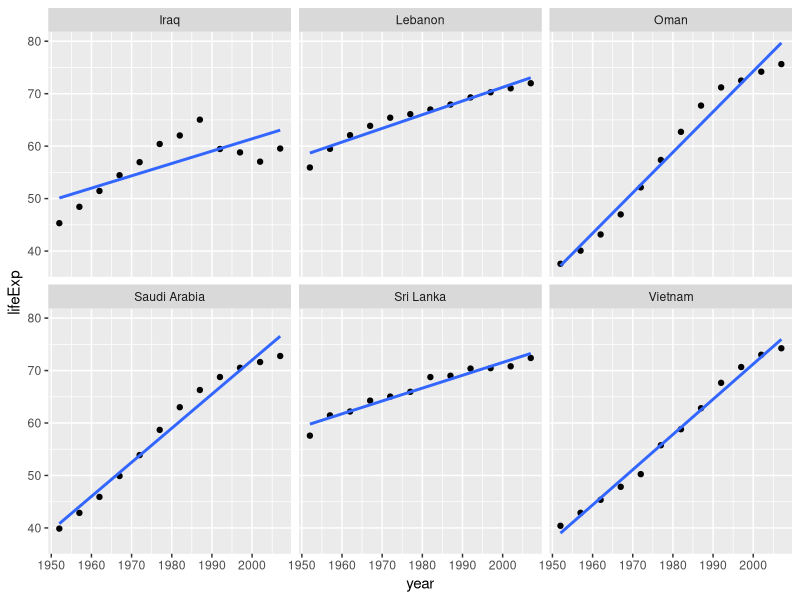
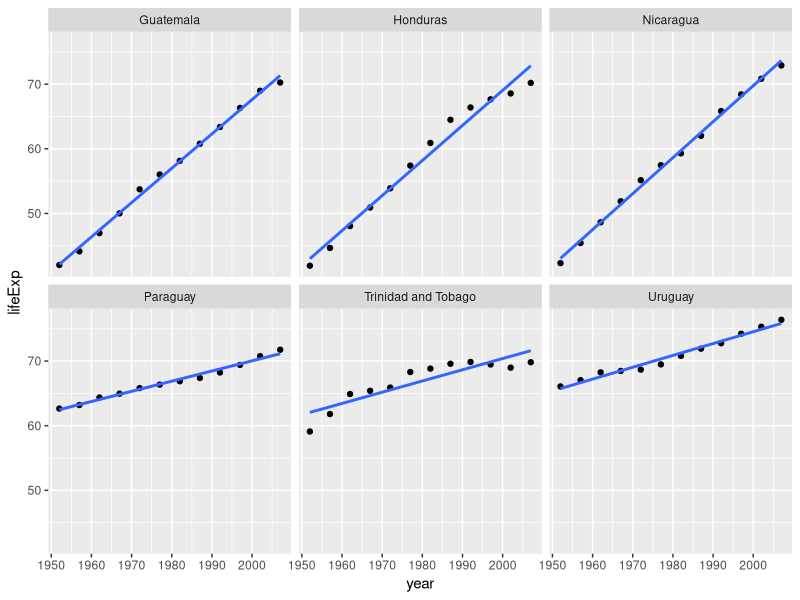
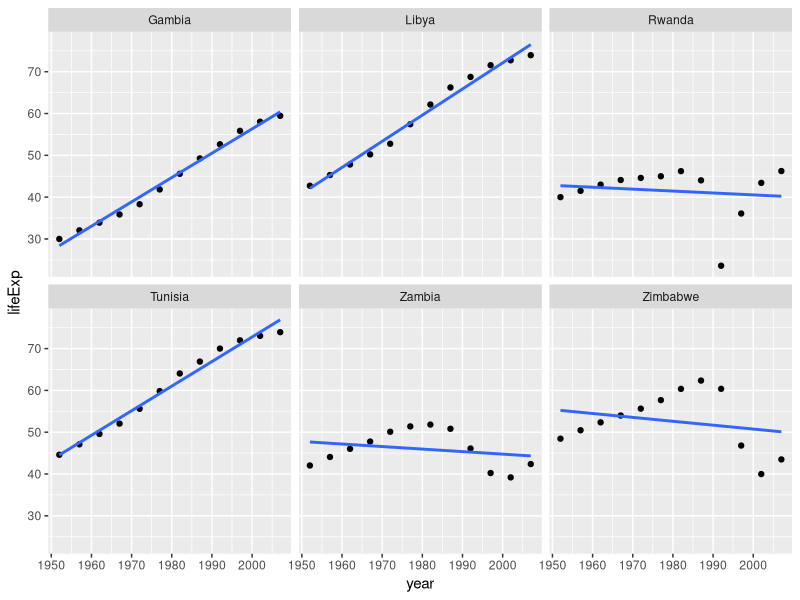
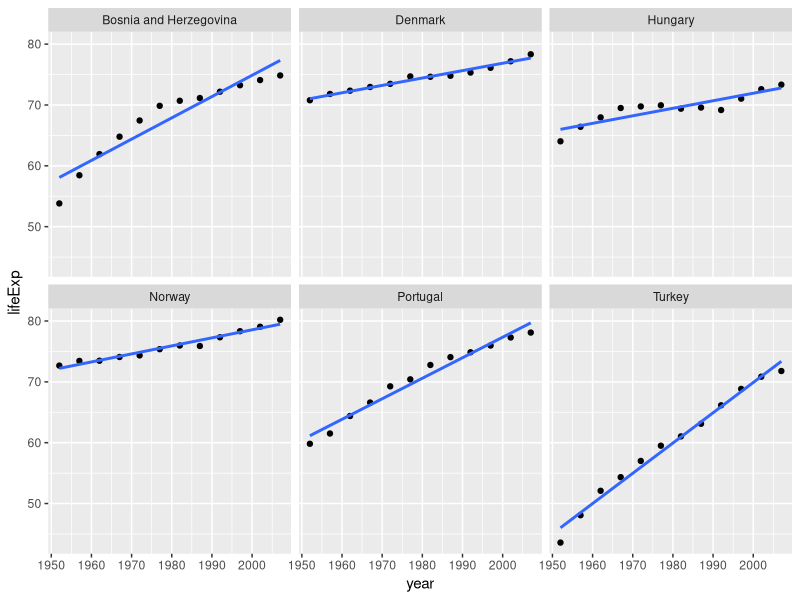

Write the R code that produced these figures, in order.
library(tidyverse)
library(ggplot2)
library(Cairo)

asia_best_worst_countries <- read_tsv( "asia_best_worst_countries.tsv" )

americas_best_worst_countries <- read_tsv( "americas_best_worst_countries.tsv" )

africa_best_worst_countries <- read_tsv( "africa_best_worst_countries.tsv" )

europe_best_worst_countries <- read_tsv( "europe_best_worst_countries.tsv" )

plot_lm_facet <- function( country_under_test ){
  result_plot <- ggplot( country_under_test , aes( x = year , y = lifeExp ) ) + 
    geom_point( ) +
    facet_wrap( ~ country ) +
    geom_smooth( method = "lm" , se = FALSE )
  return( result_plot )
}

CairoPNG( filename =  "asia_best_worst_le.png" , width = 580 , height = 440 )
plot_lm_facet( asia_best_worst_countries )
dev.off( )

CairoPNG( filename =  "americas_best_worst_le.png" , width = 580 , height = 440 )
plot_lm_facet( americas_best_worst_countries )
dev.off( )

CairoPNG( filename =  "africa_best_worst_le.png" , width = 580 , height = 440 )
plot_lm_facet( africa_best_worst_countries )
dev.off( )

CairoPNG( filename =  "europe_best_worst_le.png" , width = 580 , height = 440 )
plot_lm_facet( europe_best_worst_countries )
dev.off( )
